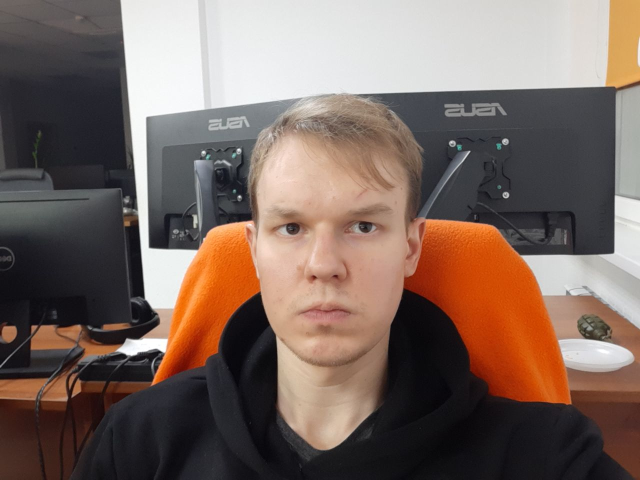
#> input picture laboratory_work_2/img/image_1.png, 1280 x 960 px, found by its file name (shown at 1/2 size)
$ python task_1,2.py
#> lines starting #> are read from the running program, lines starting #| are printed output that depends on the picture; after the words box and inside, x2 and y2 are one past the last pixel; in counts of white or black regions, pixels touching at a corner belong together
#> in show_lab_two, image is the input picture: shape (960, 1280, 3); mean B, G, R 96, 104.5, 123.5
import cv2
from matplotlib import pyplot as plt
from constants.constant import Images
import numpy as np


def show_hists(image, alpha, beta, gamma):

    # выполнить линейное преобразование
#> called with alpha = 1.5, beta = 50, gamma = 10
    transformed_linear = cv2.convertScaleAbs(image, alpha=alpha, beta=beta)
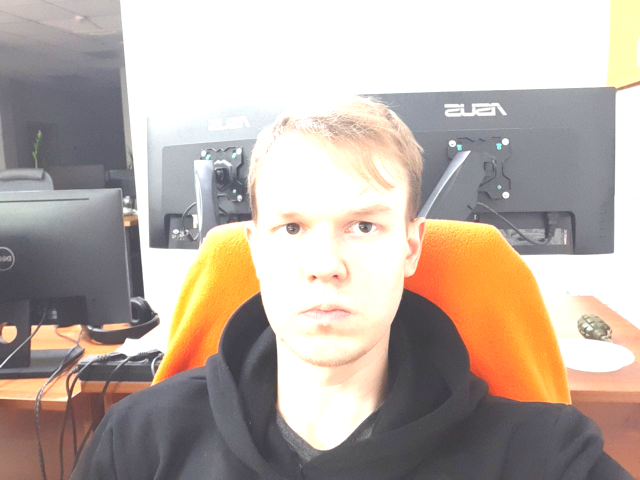
#> transformed_linear: shape (960, 1280, 3) (shown at 1/2 size); mean B, G, R 164.7, 173.9, 186.2

    # выполнить нелинейное преобразование
    lut = np.zeros(256, dtype=np.uint8)
    for i in range(256):
        lut[i] = 255 * pow(float(i) / 255, gamma)
    transformed_nonlinear = cv2.LUT(image, lut)
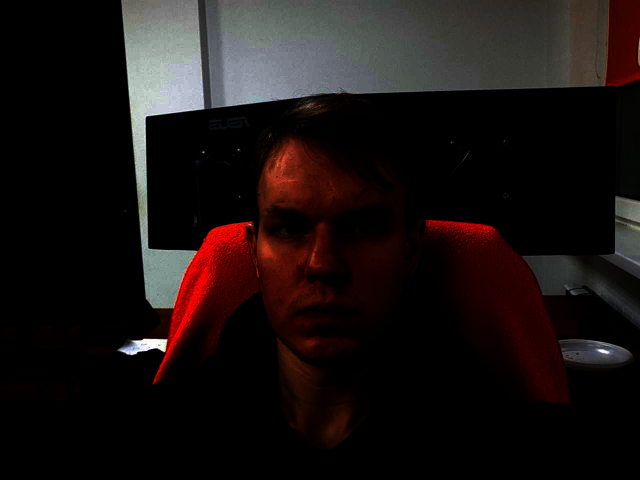
#> transformed_nonlinear: shape (960, 1280, 3) (shown at 1/2 size); mean B, G, R 18.5, 19.3, 26.7

    # добавить гауссов шум
    noise = np.zeros(image.shape, np.uint8)
    cv2.randn(noise, 0, 100)
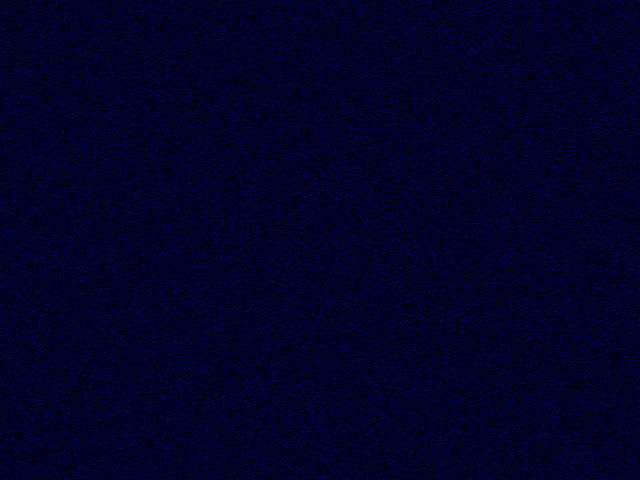
#> noise: shape (960, 1280, 3) (shown at 1/2 size); mean of channels 0, 1, 2 39.8, 0, 0; drawn as B, G, R
    noisy_image = cv2.add(image, noise)
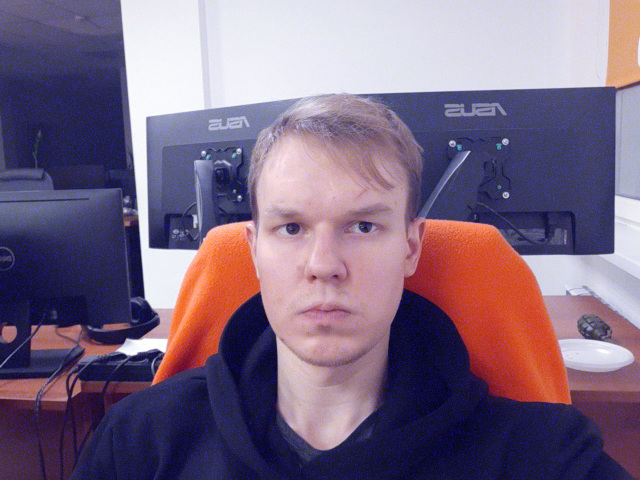
#> noisy_image: shape (960, 1280, 3) (shown at 1/2 size); mean B, G, R 128.9, 104.5, 123.5

    # добавить шум соль и перец
    salt_and_pepper_noise = np.zeros(image.shape, np.uint8)
    cv2.randu(salt_and_pepper_noise, 0, 255)
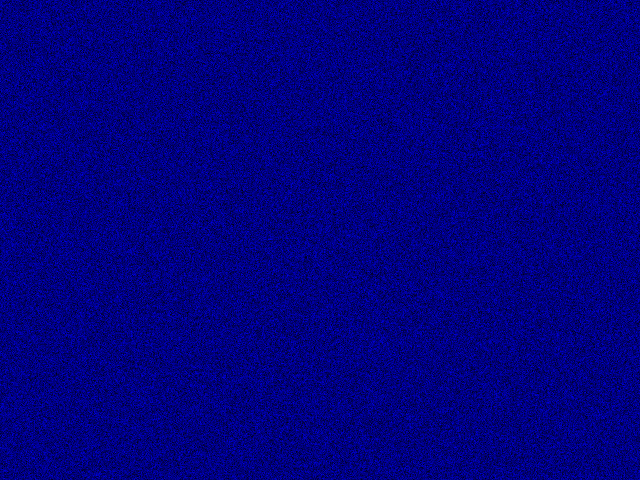
#> salt_and_pepper_noise: shape (960, 1280, 3) (shown at 1/2 size); mean of channels 0, 1, 2 126.9, 0, 0; drawn as B, G, R
    salt = salt_and_pepper_noise > 250
    pepper = salt_and_pepper_noise < 5
    salt_and_pepper_image = image.copy()
    salt_and_pepper_image[salt] = 255
#> salt_and_pepper_image: shape (960, 1280, 3); 1.56% of pixels changed, all inside (x1, y1, x2, y2) = (0, 0, 1280, 960)
    salt_and_pepper_image[pepper] = 0
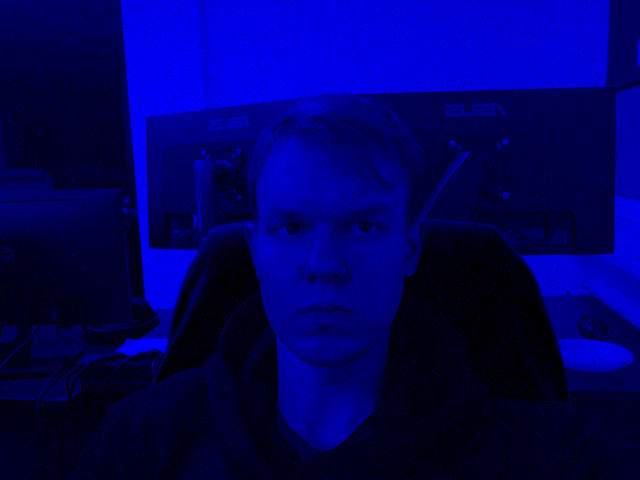
#> salt_and_pepper_image: shape (960, 1280, 3) (shown at 1/2 size); mean B, G, R 96.6, 0, 0

    # отобразить гистограммы до и после преобразования
    colors = ('b', 'g', 'r')

    plt.figure(figsize=(20, 10))

    # стандартное изображение
    plt.subplot(231)
    plt.title('Original Image')
    plt.imshow(cv2.cvtColor(image, cv2.COLOR_BGR2RGB))

    # изображение с гауссовым шумом
    plt.subplot(232)
    plt.title('Noisy Image')
    plt.imshow(cv2.cvtColor(noisy_image, cv2.COLOR_BGR2RGB))

    # изображение с шумом соль и перец
    plt.subplot(233)
    plt.title('Noise salt and pepper')
    plt.imshow(cv2.cvtColor(salt_and_pepper_image, cv2.COLOR_BGR2RGB))

    # гистограммы до преобразования
    plt.subplot(234)
    plt.title('Histogram of Original Image')
    for idx, color in enumerate(colors):
        histr = cv2.calcHist([image], [idx], None, [256], [0, 256])
        plt.plot(histr, color=color)
        plt.xlim([0, 256])

    # гистограммы после линейного преобразования
    plt.subplot(235)
    plt.title('Histogram of Linear Transformed Image')
    for idx, color in enumerate(colors):
        histr = cv2.calcHist([transformed_linear], [
                             idx], None, [256], [0, 256])
        plt.plot(histr, color=color)
        plt.xlim([0, 256])

    # гистограммы после нелинейного преобразования
    plt.subplot(236)
    plt.title('Histogram of Nonlinear Transformed Image')
    for idx, color in enumerate(colors):
        histr = cv2.calcHist([transformed_nonlinear], [
                             idx], None, [256], [0, 256])
        plt.plot(histr, color=color)
        plt.xlim([0, 256])

    plt.show()
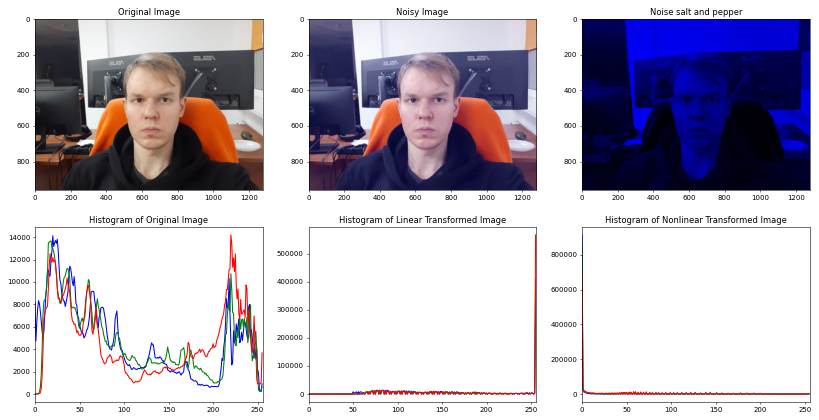
#> figure drawn by matplotlib, 6 panels; panel 4: curve peaks at x = 20, y = 14119; panel 4: curve peaks at x = 18, y = 13661; panel 4: curve peaks at x = 220, y = 14190; panel 5: curve peaks at x = 255, y = 345448


def show_lab_two(image):
    image = cv2.imread(image)
    assert image is not None, "file could not be read"
    show_hists(image, 1.5, 50, 10)


if __name__ == '__main__':
    show_lab_two(Images.IMAGE_1)

$ run again, with laboratory_work_2/img/image_12.png copied over laboratory_work_2/img/image_1.png
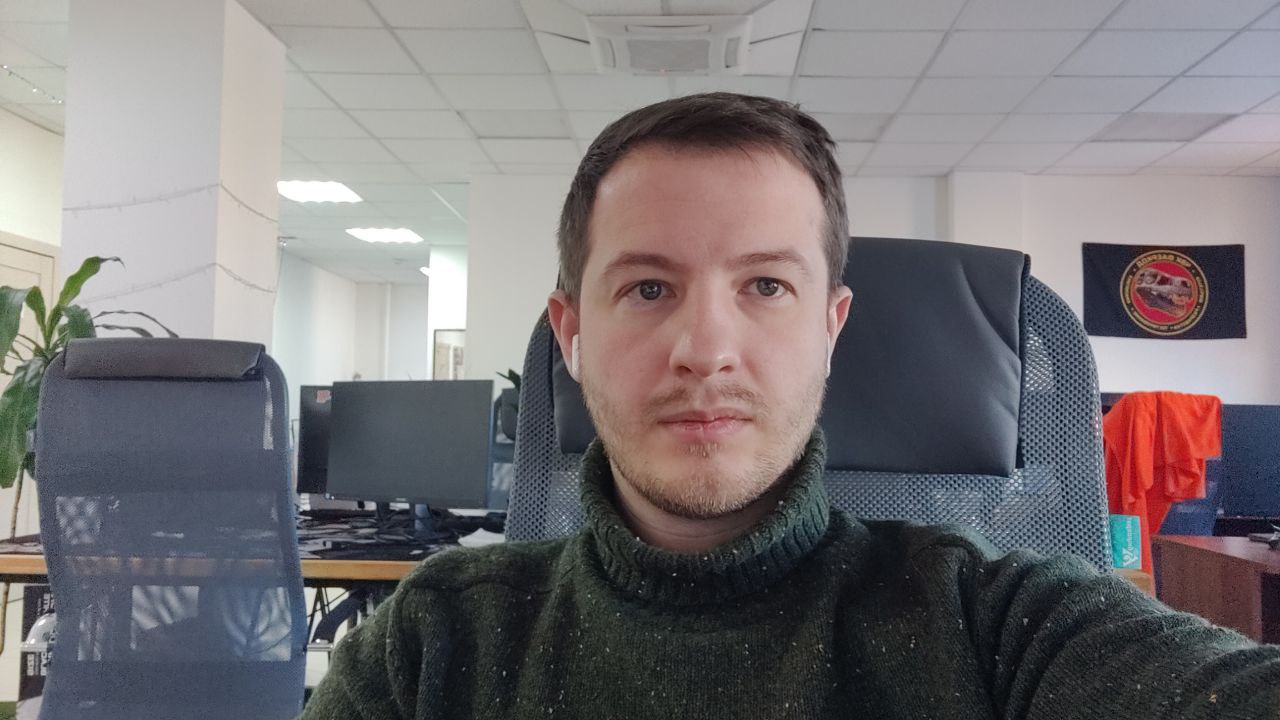
#> input picture laboratory_work_2/img/image_12.png, 1280 x 720 px, found by its file name
#> in show_lab_two, image is the input picture: shape (720, 1280, 3); mean B, G, R 118.4, 115.9, 120.3
#> in show_hists, `cv2.randu(salt_and_pepper_noise, 0, 255)`:
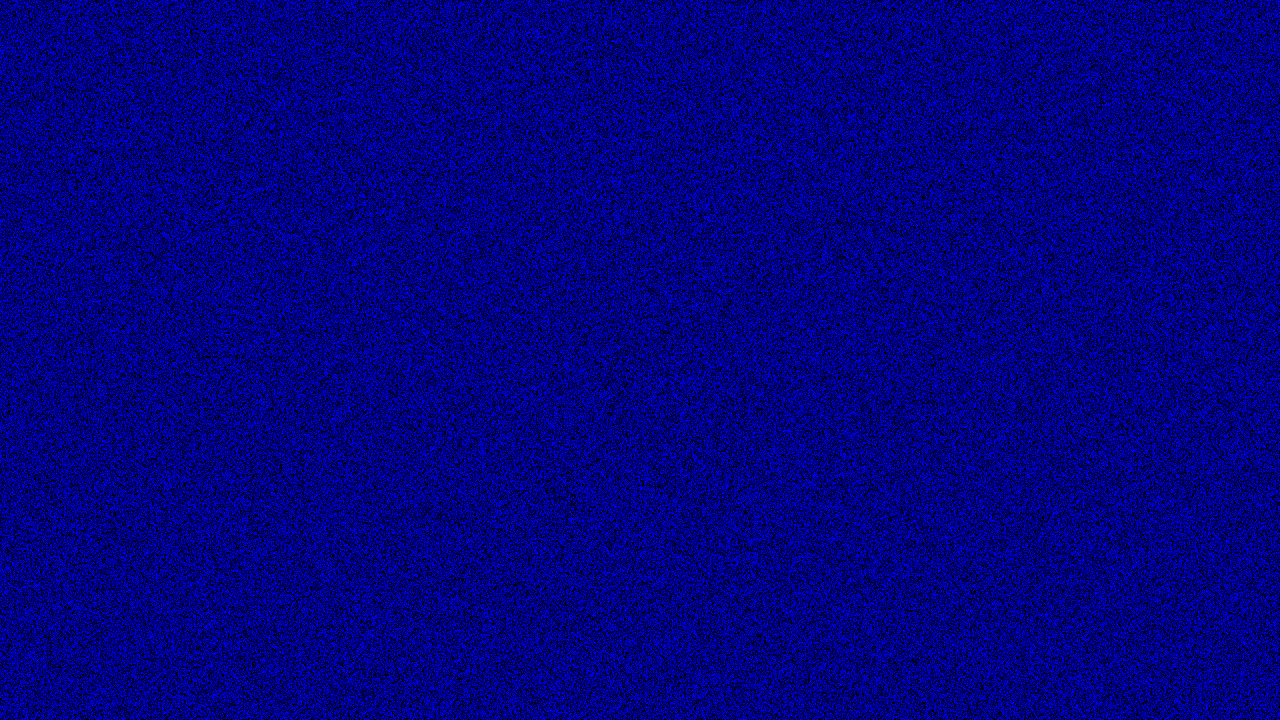
#> salt_and_pepper_noise: shape (720, 1280, 3); mean of channels 0, 1, 2 127, 0, 0; drawn as B, G, R
#> in show_hists, `salt_and_pepper_image[pepper] = 0`:
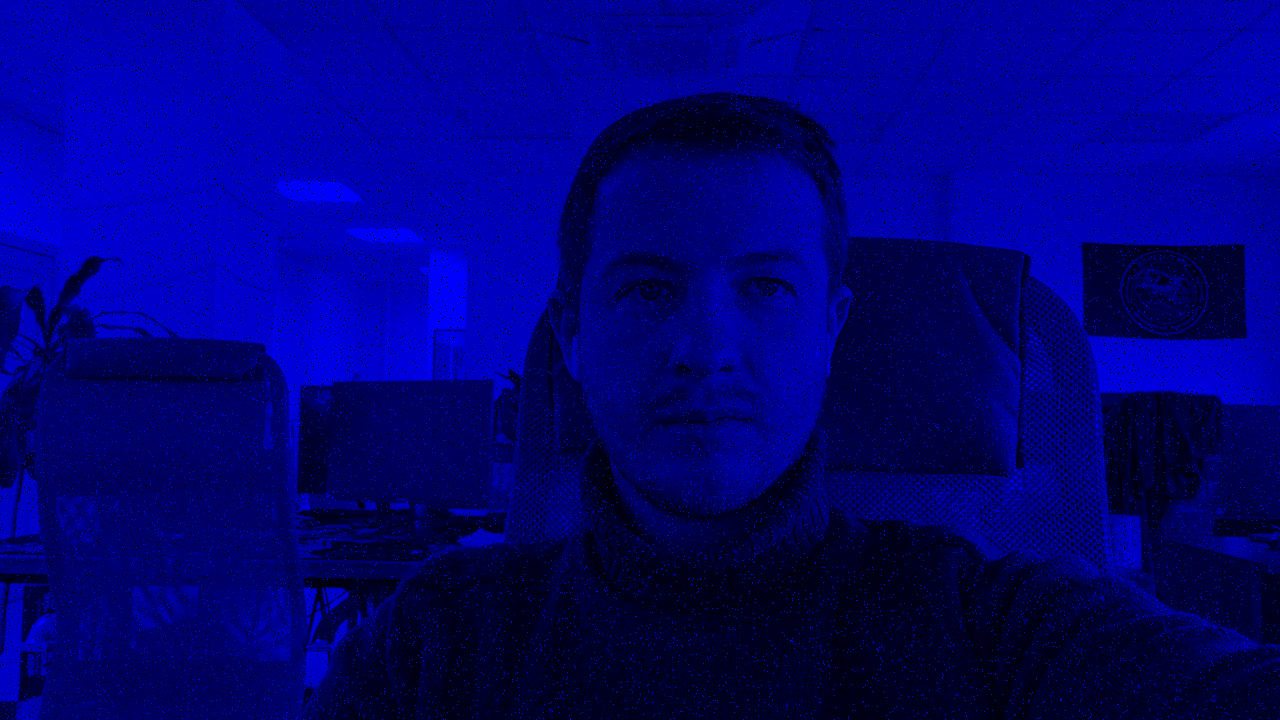
#> salt_and_pepper_image: shape (720, 1280, 3); mean B, G, R 118.2, 0, 0
